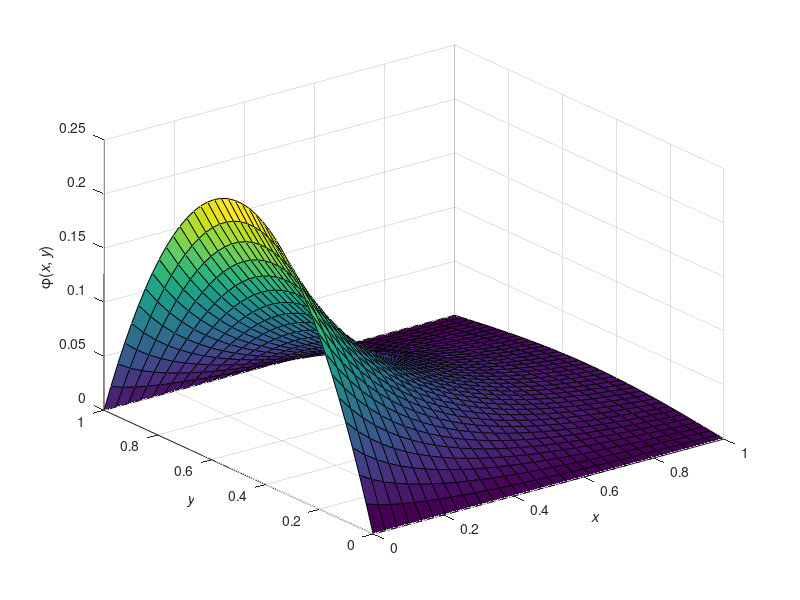

Here is the MATLAB script that generated this plot:
% Rewrite example03_04b using while-loops instead of for-loops

clear;
x = linspace(0,1,30);
y = linspace(0,1,40);
[X Y] = meshgrid(x,y);
Phi = zeros(40,30);
for i = 1:40
    for j=1:30
        for k=1:20
            Phi(i,j) = Phi(i,j) + 4*(1-cos(k*pi))/(k*pi)^3 ...
            *exp(-k*X(i,j)*pi)*sin(k*Y(i,j)*pi);
        end
    end
end
surf(x,y,Phi)
xlabel('\itx')
ylabel('\ity')
zlabel('\phi(\itx\rm, \ity\rm)')